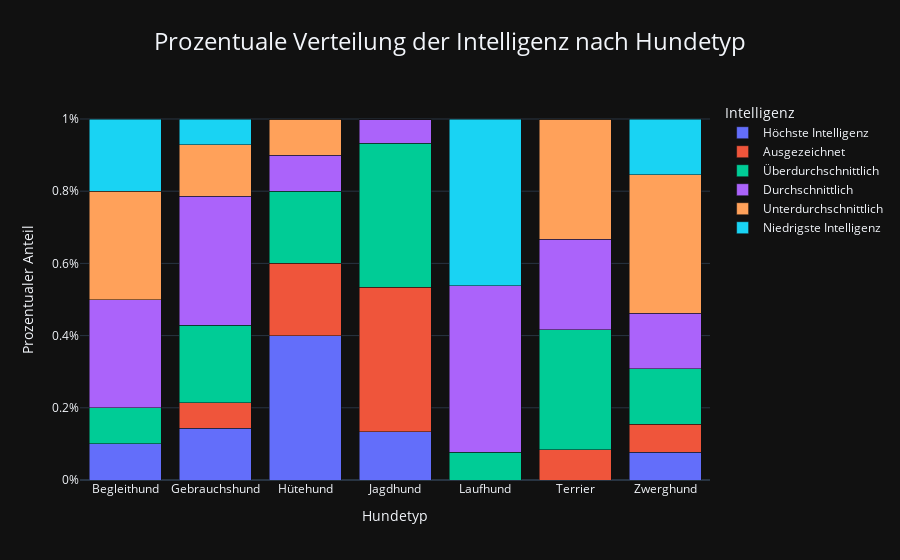

Here is the notebook cell this chart was saved with:
### Code cell
fig = px.bar(
    counts_percent,
    title='Prozentuale Verteilung der Intelligenz nach Hundetyp',
    labels={'type_de': 'Hundetyp', 'intelligence': 'Intelligenz'},
    template='plotly_dark',
    color_continuous_scale='Viridis'
)

fig.update_layout(barmode='stack', yaxis=dict(ticksuffix='%'), xaxis_title='Hundetyp', yaxis_title='Prozentualer Anteil')

# Überschrift größer und mittig
fig.update_layout(
    title=dict(
        text='Prozentuale Verteilung der Intelligenz nach Hundetyp', 
        font=dict(size=24), 
        x=0.5, 
        xanchor="center"
    )
)
fig.show()
fig.write_html('IQ_type.html')

### Figure 1 — Plotly figure (JSON) as saved in the notebook; plotly's stock layout.template omitted (floating-point values rounded to 4 significant figures)
{"data": [{"hovertemplate": "Intelligenz=Höchste Intelligenz<br>Hundetyp=%{x}<br>value=%{y}<extra></extra>", "legendgroup": "Höchste Intelligenz", "marker": {"color": "#636efa", "pattern": {"shape": ""}}, "name": "Höchste Intelligenz", "orientation": "v", "showlegend": true, "textposition": "auto", "type": "bar", "x": ["Begleithund", "Gebrauchshund", "Hütehund", "Jagdhund", "Laufhund", "Terrier", "Zwerghund"], "xaxis": "x", "y": [0.1, 0.1429, 0.4, 0.1333, 0.0, 0.0, 0.07692], "yaxis": "y"}, {"hovertemplate": "Intelligenz=Ausgezeichnet<br>Hundetyp=%{x}<br>value=%{y}<extra></extra>", "legendgroup": "Ausgezeichnet", "marker": {"color": "#EF553B", "pattern": {"shape": ""}}, "name": "Ausgezeichnet", "orientation": "v", "showlegend": true, "textposition": "auto", "type": "bar", "x": ["Begleithund", "Gebrauchshund", "Hütehund", "Jagdhund", "Laufhund", "Terrier", "Zwerghund"], "xaxis": "x", "y": [0.0, 0.07143, 0.2, 0.4, 0.0, 0.08333, 0.07692], "yaxis": "y"}, {"hovertemplate": "Intelligenz=Überdurchschnittlich<br>Hundetyp=%{x}<br>value=%{y}<extra></extra>", "legendgroup": "Überdurchschnittlich", "marker": {"color": "#00cc96", "pattern": {"shape": ""}}, "name": "Überdurchschnittlich", "orientation": "v", "showlegend": true, "textposition": "auto", "type": "bar", "x": ["Begleithund", "Gebrauchshund", "Hütehund", "Jagdhund", "Laufhund", "Terrier", "Zwerghund"], "xaxis": "x", "y": [0.1, 0.2143, 0.2, 0.4, 0.07692, 0.3333, 0.1538], "yaxis": "y"}, {"hovertemplate": "Intelligenz=Durchschnittlich<br>Hundetyp=%{x}<br>value=%{y}<extra></extra>", "legendgroup": "Durchschnittlich", "marker": {"color": "#ab63fa", "pattern": {"shape": ""}}, "name": "Durchschnittlich", "orientation": "v", "showlegend": true, "textposition": "auto", "type": "bar", "x": ["Begleithund", "Gebrauchshund", "Hütehund", "Jagdhund", "Laufhund", "Terrier", "Zwerghund"], "xaxis": "x", "y": [0.3, 0.3571, 0.1, 0.06667, 0.4615, 0.25, 0.1538], "yaxis": "y"}, {"hovertemplate": "Intelligenz=Unterdurchschnittlich<br>Hundetyp=%{x}<br>value=%{y}<extra></extra>", "legendgroup": "Unterdurchschnittlich", "marker": {"color": "#FFA15A", "pattern": {"shape": ""}}, "name": "Unterdurchschnittlich", "orientation": "v", "showlegend": true, "textposition": "auto", "type": "bar", "x": ["Begleithund", "Gebrauchshund", "Hütehund", "Jagdhund", "Laufhund", "Terrier", "Zwerghund"], "xaxis": "x", "y": [0.3, 0.1429, 0.1, 0.0, 0.0, 0.3333, 0.3846], "yaxis": "y"}, {"hovertemplate": "Intelligenz=Niedrigste Intelligenz<br>Hundetyp=%{x}<br>value=%{y}<extra></extra>", "legendgroup": "Niedrigste Intelligenz", "marker": {"color": "#19d3f3", "pattern": {"shape": ""}}, "name": "Niedrigste Intelligenz", "orientation": "v", "showlegend": true, "textposition": "auto", "type": "bar", "x": ["Begleithund", "Gebrauchshund", "Hütehund", "Jagdhund", "Laufhund", "Terrier", "Zwerghund"], "xaxis": "x", "y": [0.2, 0.07143, 0.0, 0.0, 0.4615, 0.0, 0.1538], "yaxis": "y"}], "layout": {"barmode": "stack", "legend": {"title": {"text": "Intelligenz"}, "tracegroupgap": 0}, "title": {"font": {"size": 24}, "text": "Prozentuale Verteilung der Intelligenz nach Hundetyp", "x": 0.5, "xanchor": "center"}, "xaxis": {"anchor": "y", "domain": [0, 1], "title": {"text": "Hundetyp"}}, "yaxis": {"anchor": "x", "domain": [0, 1], "ticksuffix": "%", "title": {"text": "Prozentualer Anteil"}}}}
